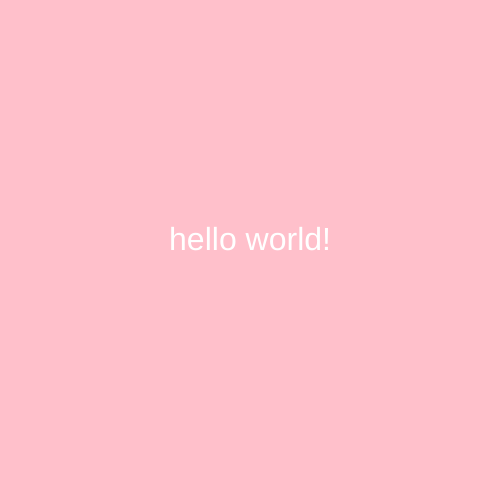
Frame 1 (no input)
Frame 60 (no input): identical to frame 1, image omitted
Frame 120 (the mouse pressed at the canvas centre since frame 60): identical to frame 1, image omitted

The p5.js sketch that drew this single still picture (run headless with seeded random() and noise() and a simulated clock; from frame 60 on, the mouse is pressed at the canvas centre):

// p5.js sketch
// ── sketch.js
function setup() {
  createCanvas(500, 500);
  textAlign(CENTER) ;
}

function draw() {
  background('pink') ;
  fill('white') ;
  textSize(32) ;
  text("hello world!", 250, 250) ;
}
